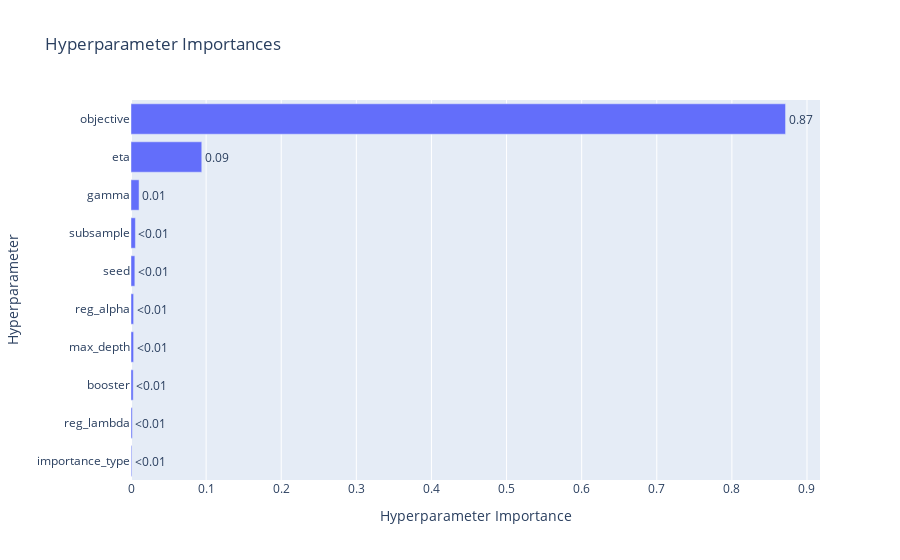

Notebook code for this chart:
### Markdown cell above
It is found that 'objective' is the most important hyperparameters, followed by eta during the first optimization. Next is to study the feature before another hyperparameter finetuning.

### Code cell
optuna.visualization.plot_param_importances(study1)

### Figure 1 — Plotly figure (JSON) as saved in the notebook; plotly's stock layout.template omitted (floating-point values rounded to 4 significant figures)
{"data": [{"cliponaxis": false, "hovertemplate": ["importance_type (CategoricalDistribution): 0.0010197079326932023<extra></extra>", "reg_lambda (FloatDistribution): 0.0017192016611404686<extra></extra>", "booster (CategoricalDistribution): 0.0029200544215711613<extra></extra>", "max_depth (IntDistribution): 0.003455424133247227<extra></extra>", "reg_alpha (FloatDistribution): 0.003489571487917779<extra></extra>", "seed (IntDistribution): 0.005120114570195505<extra></extra>", "subsample (FloatDistribution): 0.005864390309150688<extra></extra>", "gamma (FloatDistribution): 0.010730870031289096<extra></extra>", "eta (FloatDistribution): 0.0942264764479284<extra></extra>", "objective (CategoricalDistribution): 0.8714541890048666<extra></extra>"], "name": "Objective Value", "orientation": "h", "text": ["<0.01", "<0.01", "<0.01", "<0.01", "<0.01", "<0.01", "<0.01", "0.01", "0.09", "0.87"], "textposition": "outside", "type": "bar", "x": [0.00102, 0.001719, 0.00292, 0.003455, 0.00349, 0.00512, 0.005864, 0.01073, 0.09423, 0.8715], "y": ["importance_type", "reg_lambda", "booster", "max_depth", "reg_alpha", "seed", "subsample", "gamma", "eta", "objective"]}], "layout": {"title": {"text": "Hyperparameter Importances"}, "xaxis": {"title": {"text": "Hyperparameter Importance"}}, "yaxis": {"title": {"text": "Hyperparameter"}}}}
